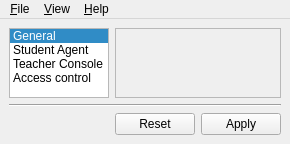
<?xml version="1.0" encoding="UTF-8"?>
<ui version="4.0">
 <class>MainWindow</class>
 <widget class="QMainWindow" name="MainWindow">
  <property name="windowTitle">
   <string>NextSpace Classroom Administration</string>
  </property>
  <widget class="QWidget" name="centralwidget">
   <layout class="QGridLayout" name="gridLayout" columnstretch="0,1">
    <item row="0" column="0">
     <widget class="QListWidget" name="pageSelector">
      <property name="verticalScrollBarPolicy">
       <enum>Qt::ScrollBarAsNeeded</enum>
      </property>
      <property name="horizontalScrollBarPolicy">
       <enum>Qt::ScrollBarAlwaysOff</enum>
      </property>
      <property name="sizeAdjustPolicy">
       <enum>QAbstractScrollArea::AdjustToContents</enum>
      </property>
      <property name="iconSize">
       <size>
        <width>48</width>
        <height>48</height>
       </size>
      </property>
      <property name="textElideMode">
       <enum>Qt::ElideNone</enum>
      </property>
      <property name="spacing">
       <number>4</number>
      </property>
      <property name="viewMode">
       <enum>QListView::ListMode</enum>
      </property>
      <property name="uniformItemSizes">
       <bool>true</bool>
      </property>
      <property name="currentRow">
       <number>0</number>
      </property>
      <item>
       <property name="text">
        <string>General</string>
       </property>
       <property name="icon">
        <iconset resource="../resources/configurator.qrc">
         <normaloff>:/configurator/configure-shortcuts.png</normaloff>:/configurator/configure-shortcuts.png</iconset>
       </property>
       <property name="flags">
        <set>ItemIsSelectable|ItemIsUserCheckable|ItemIsEnabled</set>
       </property>
      </item>
      <item>
       <property name="text">
        <string>Student Agent</string>
       </property>
       <property name="icon">
        <iconset resource="../resources/configurator.qrc">
         <normaloff>:/configurator/application-x-sharedlib.png</normaloff>:/configurator/application-x-sharedlib.png</iconset>
       </property>
       <property name="flags">
        <set>ItemIsSelectable|ItemIsUserCheckable|ItemIsEnabled</set>
       </property>
      </item>
      <item>
       <property name="text">
        <string>Teacher Console</string>
       </property>
       <property name="icon">
        <iconset resource="../resources/configurator.qrc">
         <normaloff>:/configurator/application-x-ms-dos-executable.png</normaloff>:/configurator/application-x-ms-dos-executable.png</iconset>
       </property>
       <property name="flags">
        <set>ItemIsSelectable|ItemIsUserCheckable|ItemIsEnabled</set>
       </property>
      </item>
      <item>
       <property name="text">
        <string>Access control</string>
       </property>
       <property name="icon">
        <iconset resource="../resources/configurator.qrc">
         <normaloff>:/configurator/network-vpn.png</normaloff>:/configurator/network-vpn.png</iconset>
       </property>
       <property name="flags">
        <set>ItemIsSelectable|ItemIsUserCheckable|ItemIsEnabled</set>
       </property>
      </item>
     </widget>
    </item>
    <item row="0" column="1">
     <widget class="QScrollArea" name="scrollArea">
      <property name="horizontalScrollBarPolicy">
       <enum>Qt::ScrollBarAlwaysOff</enum>
      </property>
      <property name="widgetResizable">
       <bool>true</bool>
      </property>
      <widget class="QWidget" name="scrollAreaWidgetContents">
       <layout class="QVBoxLayout" name="verticalLayout">
        <property name="leftMargin">
         <number>0</number>
        </property>
        <property name="topMargin">
         <number>10</number>
        </property>
        <property name="rightMargin">
         <number>0</number>
        </property>
        <property name="bottomMargin">
         <number>10</number>
        </property>
        <item>
         <widget class="QStackedWidget" name="configPages">
          <property name="currentIndex">
           <number>0</number>
          </property>
          <widget class="GeneralConfigurationPage" name="generalConfigurationPage"/>
          <widget class="ServiceConfigurationPage" name="serviceConfigurationPage"/>
          <widget class="MasterConfigurationPage" name="masterConfigurationPage"/>
          <widget class="AccessControlPage" name="accessControlPage"/>
         </widget>
        </item>
       </layout>
      </widget>
     </widget>
    </item>
    <item row="1" column="0" colspan="2">
     <widget class="Line" name="line">
      <property name="orientation">
       <enum>Qt::Horizontal</enum>
      </property>
     </widget>
    </item>
    <item row="2" column="1">
     <widget class="QDialogButtonBox" name="buttonBox">
      <property name="standardButtons">
       <set>QDialogButtonBox::Apply|QDialogButtonBox::Reset</set>
      </property>
      <property name="centerButtons">
       <bool>true</bool>
      </property>
     </widget>
    </item>
   </layout>
  </widget>
  <widget class="QMenuBar" name="menubar">
   <widget class="QMenu" name="menu_File">
    <property name="title">
     <string>&amp;File</string>
    </property>
    <addaction name="actionLoadSettings"/>
    <addaction name="actionSaveSettings"/>
    <addaction name="separator"/>
    <addaction name="actionResetConfiguration"/>
    <addaction name="separator"/>
    <addaction name="actionQuit"/>
   </widget>
   <widget class="QMenu" name="menu_Help">
    <property name="title">
     <string>&amp;Help</string>
    </property>
    <addaction name="actionOfflineHelp"/>
    <addaction name="actionAboutVeyon"/>
    <addaction name="actionAboutQt"/>
   </widget>
   <widget class="QMenu" name="menu_View">
    <property name="title">
     <string>&amp;View</string>
    </property>
    <addaction name="viewModeStandard"/>
    <addaction name="viewModeAdvanced"/>
   </widget>
   <addaction name="menu_File"/>
   <addaction name="menu_View"/>
   <addaction name="menu_Help"/>
  </widget>
  <action name="actionQuit">
   <property name="text">
    <string>&amp;Quit</string>
   </property>
   <property name="shortcut">
    <string>Ctrl+Q</string>
   </property>
  </action>
  <action name="actionSaveSettings">
   <property name="icon">
    <iconset resource="../../core/resources/core.qrc">
     <normaloff>:/core/document-save.png</normaloff>:/core/document-save.png</iconset>
   </property>
   <property name="text">
    <string>&amp;Save settings to file</string>
   </property>
   <property name="toolTip">
    <string>Save settings to file</string>
   </property>
   <property name="shortcut">
    <string>Ctrl+S</string>
   </property>
  </action>
  <action name="actionLoadSettings">
   <property name="icon">
    <iconset resource="../../core/resources/core.qrc">
     <normaloff>:/core/document-open.png</normaloff>:/core/document-open.png</iconset>
   </property>
   <property name="text">
    <string>L&amp;oad settings from file</string>
   </property>
   <property name="shortcut">
    <string>Ctrl+O</string>
   </property>
  </action>
  <action name="actionOfflineHelp">
   <property name="text">
    <string>Offline Help</string>
   </property>
   <property name="toolTip">
    <string>Open offline help</string>
   </property>
   <property name="statusTip">
    <string>Open offline help</string>
   </property>
   <property name="shortcut">
    <string notr="true">F1</string>
   </property>
  </action>
  <action name="actionAboutVeyon">
   <property name="icon">
    <iconset resource="../../core/resources/core.qrc">
     <normaloff>:/core/help-about.png</normaloff>:/core/help-about.png</iconset>
   </property>
   <property name="text">
    <string>About NextSpace Classroom Administration</string>
   </property>
  </action>
  <action name="actionAboutQt">
   <property name="text">
    <string>About Qt</string>
   </property>
  </action>
  <action name="actionResetConfiguration">
   <property name="icon">
    <iconset resource="../../core/resources/core.qrc">
     <normaloff>:/core/edit-delete.png</normaloff>:/core/edit-delete.png</iconset>
   </property>
   <property name="text">
    <string>Reset configuration</string>
   </property>
  </action>
  <action name="viewModeStandard">
   <property name="checkable">
    <bool>true</bool>
   </property>
   <property name="text">
    <string>&amp;Standard</string>
   </property>
  </action>
  <action name="viewModeAdvanced">
   <property name="checkable">
    <bool>true</bool>
   </property>
   <property name="text">
    <string>&amp;Advanced</string>
   </property>
  </action>
 </widget>
 <customwidgets>
  <customwidget>
   <class>AccessControlPage</class>
   <extends>QWidget</extends>
   <header>AccessControlPage.h</header>
   <container>1</container>
  </customwidget>
  <customwidget>
   <class>GeneralConfigurationPage</class>
   <extends>QWidget</extends>
   <header>GeneralConfigurationPage.h</header>
   <container>1</container>
  </customwidget>
  <customwidget>
   <class>MasterConfigurationPage</class>
   <extends>QWidget</extends>
   <header>MasterConfigurationPage.h</header>
   <container>1</container>
  </customwidget>
  <customwidget>
   <class>ServiceConfigurationPage</class>
   <extends>QWidget</extends>
   <header>ServiceConfigurationPage.h</header>
   <container>1</container>
  </customwidget>
 </customwidgets>
 <resources>
  <include location="../../core/resources/core.qrc"/>
  <include location="../resources/configurator.qrc"/>
 </resources>
 <connections>
  <connection>
   <sender>pageSelector</sender>
   <signal>currentRowChanged(int)</signal>
   <receiver>configPages</receiver>
   <slot>setCurrentIndex(int)</slot>
   <hints>
    <hint type="sourcelabel">
     <x>108</x>
     <y>301</y>
    </hint>
    <hint type="destinationlabel">
     <x>502</x>
     <y>301</y>
    </hint>
   </hints>
  </connection>
  <connection>
   <sender>actionAboutVeyon</sender>
   <signal>triggered()</signal>
   <receiver>MainWindow</receiver>
   <slot>aboutVeyon()</slot>
   <hints>
    <hint type="sourcelabel">
     <x>-1</x>
     <y>-1</y>
    </hint>
    <hint type="destinationlabel">
     <x>357</x>
     <y>282</y>
    </hint>
   </hints>
  </connection>
  <connection>
   <sender>actionQuit</sender>
   <signal>triggered()</signal>
   <receiver>MainWindow</receiver>
   <slot>close()</slot>
   <hints>
    <hint type="sourcelabel">
     <x>-1</x>
     <y>-1</y>
    </hint>
    <hint type="destinationlabel">
     <x>357</x>
     <y>282</y>
    </hint>
   </hints>
  </connection>
  <connection>
   <sender>actionResetConfiguration</sender>
   <signal>triggered()</signal>
   <receiver>MainWindow</receiver>
   <slot>resetConfiguration()</slot>
   <hints>
    <hint type="sourcelabel">
     <x>-1</x>
     <y>-1</y>
    </hint>
    <hint type="destinationlabel">
     <x>680</x>
     <y>426</y>
    </hint>
   </hints>
  </connection>
 </connections>
 <slots>
  <slot>aboutVeyon()</slot>
  <slot>resetConfiguration()</slot>
 </slots>
</ui>
